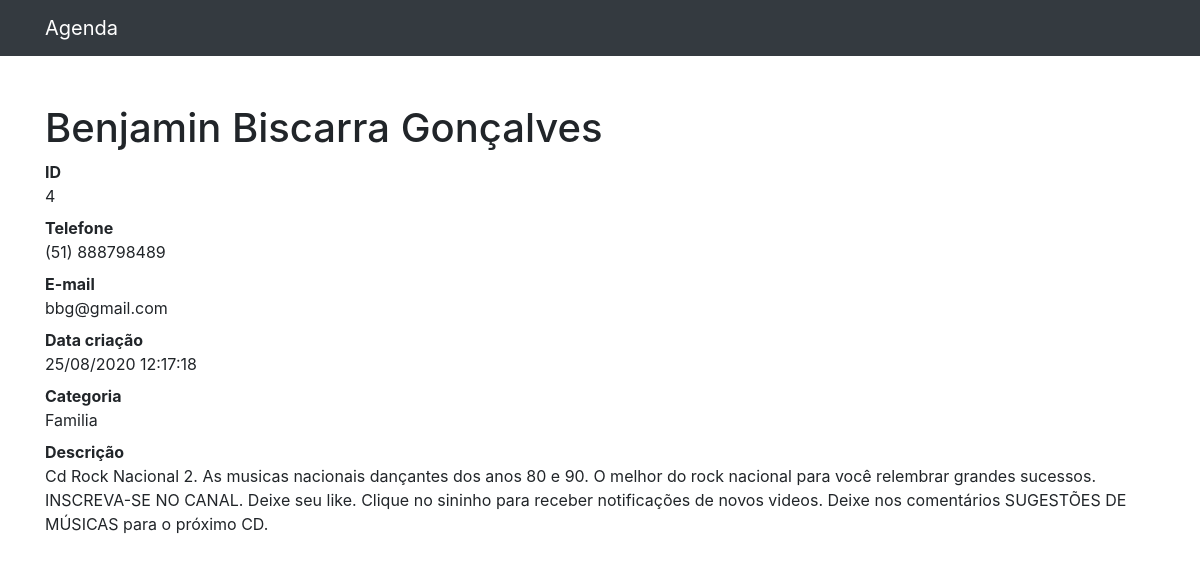
/4, run on the app's committed database.
### contatos/models.py (models this page shows, shortened)
class Contato(models.Model):
    nome = models.CharField(max_length=150)
    sobrenome = models.CharField(max_length=255, blank=True)
    telefone = models.CharField(max_length=16)
    email = models.CharField(max_length=255, blank=True)
    data_criacao = models.DateTimeField(default=timezone.now)
    descricao = models.TextField(blank=True)
    categoria = models.ForeignKey(Categoria, on_delete=models.DO_NOTHING)

class Categoria(models.Model):
    nome = models.CharField(max_length=255)
    def __str__(self):
        return self.nome

### contatos/views.py (the view)
# urls.py: path('<int:contato_id>', views.ver_contato, name='ver_contato'),
def ver_contato(request, contato_id):
    contato = get_object_or_404(Contato, id=contato_id)
    return render(request, 'contatos/ver_contato.html', {
                  'contato': contato})

### contatos/templates/contatos/ver_contato.html
{% extends 'base.html' %}
{%block conteudo%}
<h1 class="mt-5">{{ contato.nome }} {{ contato.sobrenome }}</h1>
        <dl>
          <dt>ID</dt>
          <dd>{{ contato.id }}</dd>
          <dt>Telefone</dt>
          <dd>{{ contato.telefone }}</dd>
          <dt>E-mail</dt>
          <dd>{{ contato.email }}</dd>
          <dt>Data criação</dt>
          <dd>{{ contato.data_criacao|date:'d/m/Y H:i:s'}}</dd>
          <dt>Categoria</dt>
          <dd>{{ contato.categoria }}</dd>
          <dt>Descrição</dt>
          <dd>
            {{ contato.descricao }}
          </dd>
        </dl>
{%endblock%}

### data on the page
Contato: nome "Benjamin", sobrenome "Biscarra Gonçalves", id "4", telefone "(51) 888798489", email "bbg@gmail.com", data_criacao "25/08/2020 12:17:18", categoria "Familia", descricao "Cd Rock Nacional 2. As musicas nacionais dançantes dos anos 80 e 90. O melhor do rock nacional para você relembrar grandes sucessos. INSCREVA-SE NO CANAL. Deixe seu like. Clique no sininho para receber notificações de novos videos. Deixe nos comentários SUGESTÕES DE MÚSICAS para o próximo CD."
